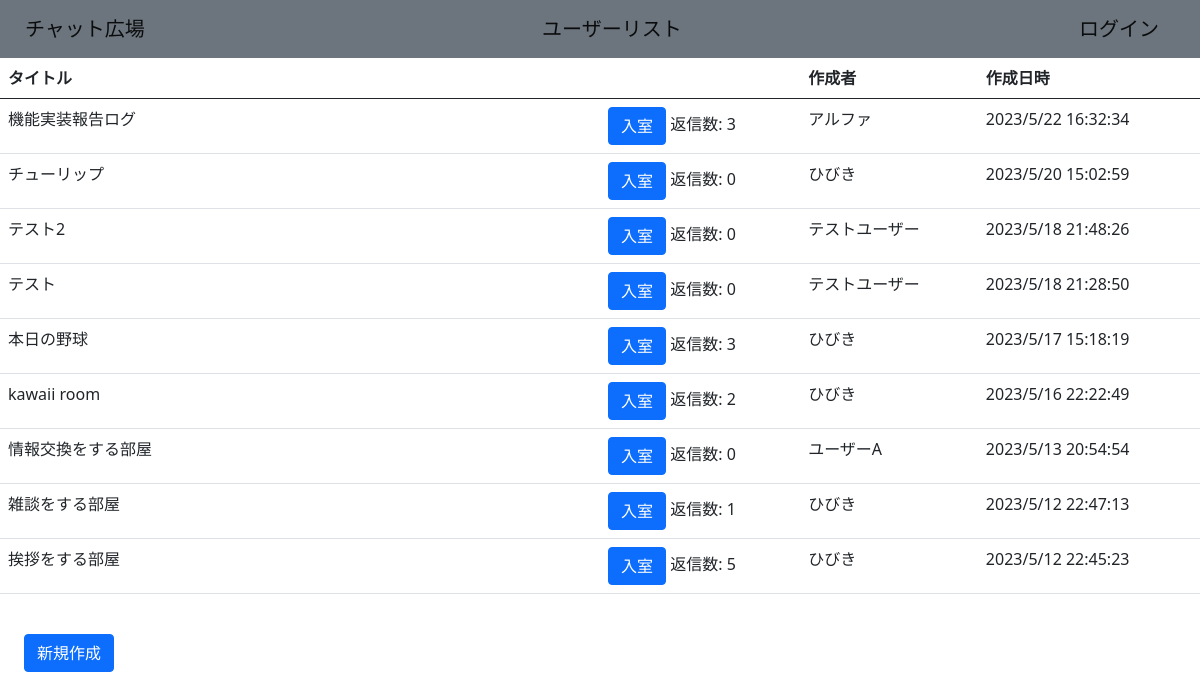
The app's page /room/list with its own data.
### chatrooms/models.py (models this page shows, shortened)
class Room(models.Model):
    title = models.CharField(max_length=100)
    user = models.ForeignKey(CustomUser, on_delete=models.CASCADE)
    created_at = models.DateTimeField(auto_now_add=True)
    image = models.ImageField(upload_to='room', height_field=None, width_field=None, blank=True, max_length=100, default=False)#サムネ

class CustomUser(AbstractUser):
    user_name = models.CharField(max_length=100, default="no name")
    memo = models.TextField()
    created_at = models.DateTimeField(auto_now_add=True)
    icon = models.ImageField(upload_to='icon', height_field=None, width_field=None, blank=True, max_length=100, default=False)
    icon_changed = models.DateTimeField(blank=True, auto_now=True)
    def __str__(self):
        return self.user_name
    REQUIRED_FIELDS = ["user_name","memo"]
    groups = None
    user_permissions = None
    last_login = None
    first_name = None
    last_name = None
    email_address = None
    date_joined = None

### chatrooms/views/room.py (the view)
# urls.py: path('room/list', room.RoomListView.as_view(), name='rl'),
class RoomListView(ListView):
    template_name = 'room/list.html'
    model = models.Room
    context_object_name = "rooms_list"
    def get_queryset(self):
        return models.Room.objects.order_by('-created_at')

### templates/room/list.html (shortened to what this page needs)
{% extends 'base.html' %}
{% load icon_filter %}
{% block content %}
    <table class="table table-hover">
        <thead>
            <tr>
              <th scope="col" class="w-50">タイトル</th>
              <th scope="col">  </th>
              <th scope="col">作成者</th>
              <th scope="col">作成日時</th>
            </tr>
          </thead>
          <tbody>
            {% for room in rooms_list %}
            <tr>
              <td>{{ room.title }}</th>
              <td><a href={%url 'rd' room.id %} class="btn btn-primary">入室</a>
                  返信数: {{ room.post.count }}
              <td>{{ room.user }}</td>
              <td>{{ room.created_at|date:"Y/n/j H:i:s" }}</td>
            </tr>
            {% endfor %}
          </tbody>
    </table>
    <a href={%url 'rc'%} class="btn btn-primary m-4">新規作成</a>
{% endblock content %}

### records on screen
Room: title "機能実装報告ログ", post.count "3", user "アルファ", created_at "2023/5/22 16:32:34"
Room: title "チューリップ", post.count "0", user "ひびき", created_at "2023/5/20 15:02:59"
Room: title "テスト2", post.count "0", user "テストユーザー", created_at "2023/5/18 21:48:26"
Room: title "テスト", post.count "0", user "テストユーザー", created_at "2023/5/18 21:28:50"
Room: title "本日の野球", post.count "3", user "ひびき", created_at "2023/5/17 15:18:19"
Room: title "kawaii room", post.count "2", user "ひびき", created_at "2023/5/16 22:22:49"
Room: title "情報交換をする部屋", post.count "0", user "ユーザーA", created_at "2023/5/13 20:54:54"
Room: title "雑談をする部屋", post.count "1", user "ひびき", created_at "2023/5/12 22:47:13"
Room: title "挨拶をする部屋", post.count "5", user "ひびき", created_at "2023/5/12 22:45:23"
